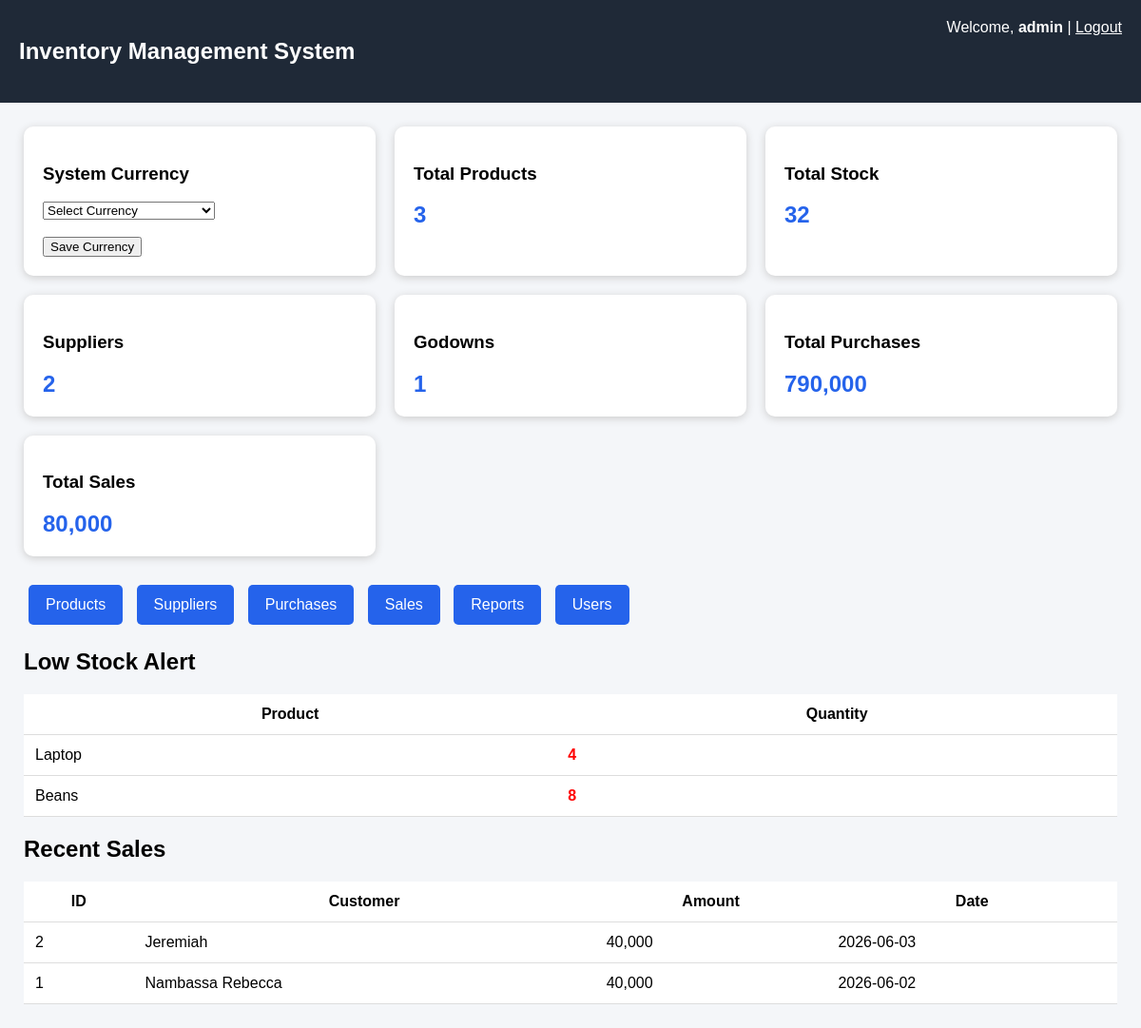
/dashboard.php (signed in), run on the app's committed database.
### tables this page shows
CREATE TABLE IF NOT EXISTS `products` (
  `id` int NOT NULL AUTO_INCREMENT,
  `product_name` varchar(150) NOT NULL,
  `product_code` varchar(50) NOT NULL,
  `type_id` int DEFAULT NULL,
  `unit_id` int DEFAULT NULL,
  `buying_price` decimal(10,2) DEFAULT '0.00',
  `selling_price` decimal(10,2) DEFAULT '0.00',
  `quantity` int DEFAULT '0',
  `created_at` timestamp NULL DEFAULT CURRENT_TIMESTAMP,
  PRIMARY KEY (`id`),
  UNIQUE KEY `product_code` (`product_code`),
  KEY `type_id` (`type_id`),
  KEY `unit_id` (`unit_id`)
);

CREATE TABLE IF NOT EXISTS `sales` (
  `id` int NOT NULL AUTO_INCREMENT,
  `customer_name` varchar(150) DEFAULT NULL,
  `godown_id` int DEFAULT NULL,
  `sale_date` date DEFAULT NULL,
  `total_amount` decimal(10,2) DEFAULT '0.00',
  `status` enum('pending','approved','completed') DEFAULT 'pending',
  `created_by` int DEFAULT NULL,
  `created_at` timestamp NULL DEFAULT CURRENT_TIMESTAMP,
  PRIMARY KEY (`id`),
  KEY `godown_id` (`godown_id`),
  KEY `created_by` (`created_by`)
);

### dashboard.php (the view, shortened to what this page needs)
<?php
$db = getDB();
$stmt = $db->query("
    SELECT COUNT(*)
    FROM products
");
$totalProducts = $stmt->fetchColumn();
$stmt = $db->query("
    SELECT COUNT(*)
    FROM suppliers
");
$totalSuppliers = $stmt->fetchColumn();
$stmt = $db->query("
    SELECT COUNT(*)
    FROM godowns
");
$totalGodowns = $stmt->fetchColumn();
$stmt = $db->query("
    SELECT COALESCE(SUM(total_amount),0)
    FROM sales
    WHERE status='completed'
");
$totalSales = $stmt->fetchColumn();
$stmt = $db->query("
    SELECT COALESCE(SUM(total_amount),0)
    FROM purchases
    WHERE status='delivered'
");
$totalPurchases = $stmt->fetchColumn();
$stmt = $db->query("
    SELECT COALESCE(SUM(quantity),0)
    FROM products
");
$totalStock = $stmt->fetchColumn();
$stmt = $db->query("
SELECT
product_name,
quantity
FROM products
WHERE quantity <= 10
ORDER BY quantity ASC
LIMIT 5
");
$lowStock = $stmt->fetchAll(PDO::FETCH_ASSOC);
$stmt = $db->query("
SELECT
id,
customer_name,
total_amount,
sale_date
FROM sales
ORDER BY id DESC
LIMIT 5
");
$recentSales = $stmt->fetchAll(PDO::FETCH_ASSOC);
?>
<!DOCTYPE html>
<html>
<head>
</head>
<body>
<div class="header">
<h2>
Inventory Management System
</h2>
<div>
Welcome,
<b>
<?php echo $_SESSION['username']; ?>
</b>
|
<a href="logout.php" style="color:white;">
Logout
</a>
</div>
</div>
<div class="container">
<div class="cards">
<div class="card">
<h3>System Currency</h3>
<form method="POST">
<select name="currency" required>
<option value="">Select Currency</option>
</select>
<br><br>
<button type="submit" name="save_currency">
Save Currency
</button>
</form>
</div>
<div class="card">
<h3>Total Products</h3>
<h2>
<?php echo $totalProducts; ?>
</h2>
</div>
<div class="card">
<h3>Total Stock</h3>
<h2>
<?php echo $totalStock; ?>
</h2>
</div>
<div class="card">
<h3>Suppliers</h3>
<h2>
<?php echo $totalSuppliers; ?>
</h2>
</div>
<div class="card">
<h3>Godowns</h3>
<h2>
<?php echo $totalGodowns; ?>
</h2>
</div>
<div class="card">
<h3>Total Purchases</h3>
<h2>
<?php echo getCurrency() . ' ' . number_format($totalPurchases); ?>
</h2>
</div>
<div class="card">
<h3>Total Sales</h3>
<h2>
<?php echo getCurrency() . ' ' . number_format($totalSales); ?>
</h2>
</div>
</div>
<div class="menu">
<a href="products.php">
Products
</a>
<a href="suppliers.php">
Suppliers
</a>
<a href="purchases.php">
Purchases
</a>
<a href="sales.php">
Sales
</a>
<a href="reports.php">
Reports
</a>
<a href="users.php">
Users
</a>
</div>
<h2>
Low Stock Alert
</h2>
<table>
<tr>
<th>
Product
</th>
<th>
Quantity
</th>
</tr>
<?php foreach($lowStock as $item): ?>
<tr>
<td>
<?php echo $item['product_name']; ?>
</td>
<td class="low">
<?php echo $item['quantity']; ?>
</td>
</tr>
<?php endforeach; ?>
</table>
<h2>
Recent Sales
</h2>
<table>
<tr>
<th>ID</th>
<th>Customer</th>
<th>Amount</th>
<th>Date</th>
</tr>
<?php foreach($recentSales as $sale): ?>
<tr>
<td>
<?php echo $sale['id']; ?>
</td>
<td>
<?php echo $sale['customer_name']; ?>
</td>
<td>
<?php echo getCurrency() . ' ' . number_format($sale['total_amount']); ?></td>
<td>
<?php echo $sale['sale_date']; ?>
</td>
</tr>
<?php endforeach; ?>
</table>
</div>
</body>
</html>

### dashboard.php (style rules this page uses)
body { font-family: Arial, Helvetica, sans-serif; background:#f4f6f9; margin:0; }
.header { background:#1f2937; color:white; padding:20px; display:flex; justify-content:space-between; }
.container { padding:25px; }
.cards { display:grid; grid-template-columns:repeat(3,1fr); gap:20px; }
.card { background:white; padding:20px; border-radius:10px; box-shadow:0 2px 8px #ccc; }
.card h2 { margin:0; color:#2563eb; }
.menu { margin-top:25px; }
.menu a { display:inline-block; background:#2563eb; color:white; padding:12px 18px; margin:5px; text-decoration:none; border-radius:5px; }
table { width:100%; background:white; border-collapse:collapse; margin-top:20px; }
th,td { padding:12px; border-bottom:1px solid #ddd; }
.low { color:red; font-weight:bold; }

### data on the page
products: product_name "Laptop", quantity "4"
products: product_name "Beans", quantity "8"
sales: id "2", customer_name "Jeremiah", total_amount "40,000", sale_date "2026-06-03"
sales: id "1", customer_name "Nambassa Rebecca", total_amount "40,000", sale_date "2026-06-02"

### other printed values
$_SESSION['username'] "admin"
$totalProducts "3"
$totalStock "32"
$totalSuppliers "2"
$totalGodowns "1"
$totalPurchases "790,000"
$totalSales "80,000"
